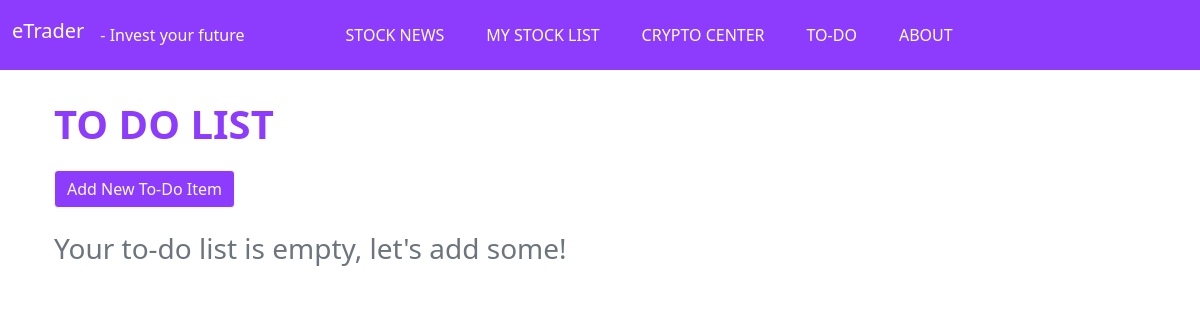
The app's page /todoitem_list/, older data.
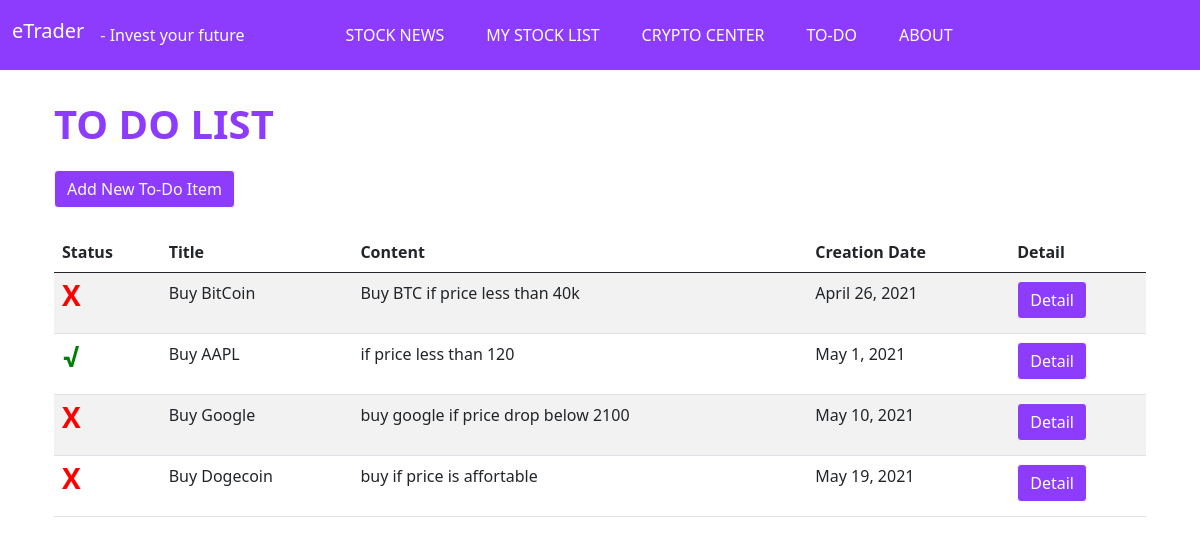
The same page, newer data.
### stock/models.py (models this page shows, shortened)
class ToDoItem(models.Model):
    todo_id = models.AutoField(primary_key=True)
    title = models.CharField(max_length=20)
    content = models.CharField(max_length=200)
    creation_date = models.DateField()
    is_item_checked = models.BooleanField(default=False)
    def get_absolute_url(self):
        return reverse("to_do_item_detail_url", kwargs={'pk': self.pk})

### stock/views.py (the view)
# urls.py: path('todoitem_list/', ToDoItemList.as_view(), name='to_do_item_list_url'),
class ToDoItemList(ListView):
    model = ToDoItem

### stock/templates/stock/todoitem_list.html (shortened to what this page needs)
{% extends 'stock/base.html' %}
{% block content %}
    <div class="container">
        <div class="row">
            <p class="fs-1 fw-bolder lh-base" style="color: #8D3BFD;">TO DO LIST</p>
        </div>
        <div class="row">
            <form action="{% url 'to_do_item_create_url' %}" method="POST" class="d-flex">
                <button class="btn btn-outline-light" style="background-color: #8D3BFD;" type="submit">
                    Add New To-Do Item
                </button>
            </form>
        </div>
        <br/>
        {% if  object_list %}
            <table class="table table-striped table-hover">
                <thead>
                <tr>
                    <th scope="col">Status</th>
                    <th scope="col">Title</th>
                    <th scope="col">Content</th>
                    <th scope="col">Creation Date</th>
                    <th scope="col">Detail</th>
                </tr>
                </thead>
                <tbody>
                {% for to_do_item in object_list %}
                    <tr>
                        {% if to_do_item.is_item_checked %}
                            <td>
                                <p class="fs-3 fw-bolder lh-1" style="color: green;">√</p>
                            </td>
                        {% else %}
                            <td>
                                <p class="fs-3 fw-bolder lh-1" style="color: red;">X</p>
                            </td>
                        {% endif %}
                        <td>{{ to_do_item.title }}</td>
                        <td>{{ to_do_item.content }}</td>
                        <td>{{ to_do_item.creation_date }}</td>
                        <td>
                            <button type="button" class="btn btn-outline-light" style="background-color: #8D3BFD;">
                                <a class="text-white" style="text-decoration: none !important"
                                   href="{{ to_do_item.get_absolute_url }}">
                                    Detail
                                </a>
                            </button>
                        </td>
                    </tr>
                {% endfor %}
                </tbody>
            </table>
        {% else %}
            <h3 class="text-muted">Your to-do list is empty, let's add some!</h3>
        {% endif %}
    </div>
{% endblock %}

### stock/templates/stock/base.html (shortened to what this page needs)
<!doctype html>
<html lang="en">
<head>
    <link href="https://cdn.jsdelivr.net/npm/bootstrap@5.0.0-beta3/dist/css/bootstrap.min.css" rel="stylesheet"
>
</head>
<body>
<nav class="navbar navbar-expand-lg navbar-light" style="background-color: #8D3BFD;">
    <div class="container-fluid">
        <a class="navbar-brand text-white h2">eTrader</a>
        <span class="navbar-text text-white">
            - Invest your future
        </span>
        <br/>
        <br/>
        <div class="collapse navbar-collapse" id="navbarSupportedContent">
            <ul class="navbar-nav me-auto mb-2 mb-lg-0">
                <button type="button" class="nav-item btn btn-outline-dark"
                        style="margin-left: 5rem; border-color: transparent">
                    <a class="nav-link active text-white" aria-current="page" href="{% url 'home' %}">STOCK NEWS</a>
                </button>
                <button type="button" class="nav-item btn btn-outline-dark" style="border-color: transparent">
                    <a class="nav-link active text-white" aria-current="page" href="{% url 'stock_list' %}">
                        MY STOCK LIST
                    </a>
                </button>
                <button type="button" class="nav-item btn btn-outline-dark" style="border-color: transparent">
                    <a class="nav-link active text-white" aria-current="page" href="{% url 'crypto_news' %}">
                        CRYPTO CENTER
                    </a>
                </button>
                <button type="button" class="nav-item btn btn-outline-dark" style="border-color: transparent">
                    <a class="nav-link active text-white" aria-current="page" href="{% url 'to_do_item_list_url' %}">
                        TO-DO
                    </a>
                </button>
                <button type="button" class="nav-item btn btn-outline-dark" style="border-color: transparent">
                    <a class="nav-link active text-white" aria-current="page" href="{% url 'about' %}">ABOUT</a>
                </button>
            </ul>
        </div>
    </div>
</nav>
<div class="container">
    <br/>
    {% block content %}
    {% endblock %}
</div>
</body>
</html>

Row changes from the older to the newer data that the page shows:
added ToDoItem: is_item_checked "X", title "Buy BitCoin", content "Buy BTC if price less than 40k", creation_date "April 26, 2021"
added ToDoItem: title "Buy AAPL", content "if price less than 120", creation_date "May 1, 2021"
added ToDoItem: is_item_checked "X", title "Buy Google", content "buy google if price drop below 2100", creation_date "May 10, 2021"
added ToDoItem: is_item_checked "X", title "Buy Dogecoin", content "buy if price is affortable", creation_date "May 19, 2021"
Text that changed along with them:
text no longer shown: "Your to-do list is empty, let's add some!"
text now shown: "Status Title Content Creation Date Detail"
